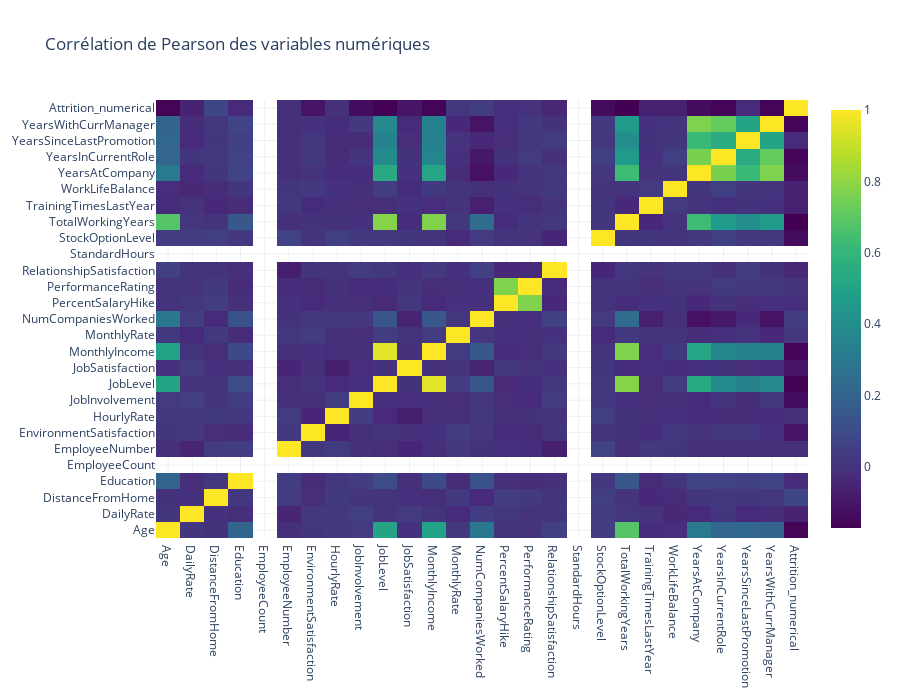

Here is the notebook cell this chart was saved with:
### Code cell
# Définir un dictionnaire pour mapper la target
target_map = {'Yes': 1, 'No': 0}
# Utiliser la méthode apply de Pandas pour encoder la target
attrition_df["Attrition_numerical"] = attrition_df["Attrition"].apply(
    lambda x: target_map[x])

# Créer une liste uniquement de colonnes numériques
num_cols = attrition_df.select_dtypes(include=np.number).columns.tolist()
data = [
    go.Heatmap(
        # Générer la corrélation de Pearson
        z=attrition_df[num_cols].astype(float).corr().values,
        x=attrition_df[num_cols].columns.values,
        y=attrition_df[num_cols].columns.values,
        colorscale='Viridis',
        reversescale=False,
        #text = True ,
        opacity=1.0

    )
]


layout = go.Layout(
    title="Corrélation de Pearson des variables numériques",
    xaxis=dict(ticks='', nticks=36),
    yaxis=dict(ticks=''),
    width=900, height=700,

)


fig = go.Figure(data=data, layout=layout)
py.iplot(fig, filename='labelled-heatmap');

### Figure 1 — Plotly figure (JSON) as saved in the notebook; plotly's stock layout.template omitted (floating-point values rounded to 4 significant figures; data arrays with more than 128 entries replaced by an {"elided": "..."} marker saying what was removed)
{"data": [{"colorscale": [[0, "#440154"], [0.1111, "#482878"], [0.2222, "#3e4989"], [0.3333, "#31688e"], [0.4444, "#26828e"], [0.5556, "#1f9e89"], [0.6667, "#35b779"], [0.7778, "#6ece58"], [0.8889, "#b5de2b"], [1, "#fde725"]], "opacity": 1, "reversescale": false, "type": "heatmap", "x": ["Age", "DailyRate", "DistanceFromHome", "Education", "EmployeeCount", "EmployeeNumber", "EnvironmentSatisfaction", "HourlyRate", "JobInvolvement", "JobLevel", "JobSatisfaction", "MonthlyIncome", "MonthlyRate", "NumCompaniesWorked", "PercentSalaryHike", "PerformanceRating", "RelationshipSatisfaction", "StandardHours", "StockOptionLevel", "TotalWorkingYears", "TrainingTimesLastYear", "WorkLifeBalance", "YearsAtCompany", "YearsInCurrentRole", "YearsSinceLastPromotion", "YearsWithCurrManager", "Attrition_numerical"], "y": ["Age", "DailyRate", "DistanceFromHome", "Education", "EmployeeCount", "EmployeeNumber", "EnvironmentSatisfaction", "HourlyRate", "JobInvolvement", "JobLevel", "JobSatisfaction", "MonthlyIncome", "MonthlyRate", "NumCompaniesWorked", "PercentSalaryHike", "PerformanceRating", "RelationshipSatisfaction", "StandardHours", "StockOptionLevel", "TotalWorkingYears", "TrainingTimesLastYear", "WorkLifeBalance", "YearsAtCompany", "YearsInCurrentRole", "YearsSinceLastPromotion", "YearsWithCurrManager", "Attrition_numerical"], "z": {"elided": "27x27 float values"}}], "layout": {"height": 700, "title": {"text": "Corrélation de Pearson des variables numériques"}, "width": 900, "xaxis": {"nticks": 36, "ticks": ""}, "yaxis": {"ticks": ""}}}
